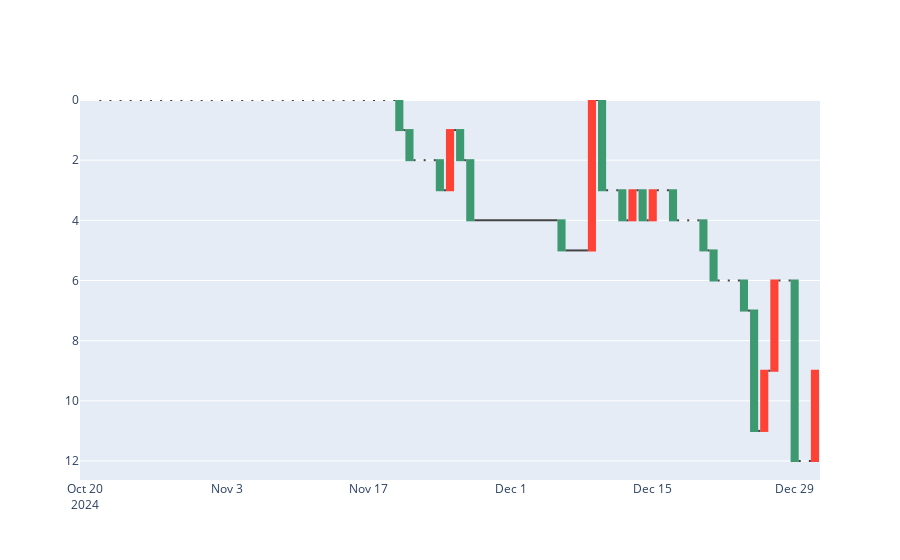

The notebook cell saved with this chart:
### Code cell
import plotly.graph_objects as go

fig = go.Figure(go.Waterfall(
    x = (df_spotify.filter(pl.col('country')=='KR',
                  pl.col('name') =='APT.').select(pl.col('snapshot_date')).to_series()),
    textposition = "outside",
    y = (df_spotify.filter(pl.col('country')=='KR',
                  pl.col('name') =='APT.').select(pl.col('daily_rank').diff().alias('daily_movement')).to_series()),
))
fig.update_yaxes(autorange="reversed")
fig.show()

### Figure 1 — Plotly figure (JSON) as saved in the notebook; plotly's stock layout.template omitted (floating-point values rounded to 4 significant figures)
{"data": [{"textposition": "outside", "type": "waterfall", "x": ["2024-10-20", "2024-10-21", "2024-10-22", "2024-10-23", "2024-10-24", "2024-10-25", "2024-10-26", "2024-10-27", "2024-10-28", "2024-10-29", "2024-10-30", "2024-10-31", "2024-11-01", "2024-11-02", "2024-11-03", "2024-11-04", "2024-11-05", "2024-11-06", "2024-11-07", "2024-11-08", "2024-11-09", "2024-11-10", "2024-11-11", "2024-11-12", "2024-11-13", "2024-11-14", "2024-11-15", "2024-11-16", "2024-11-17", "2024-11-18", "2024-11-19", "2024-11-20", "2024-11-21", "2024-11-22", "2024-11-23", "2024-11-24", "2024-11-25", "2024-11-26", "2024-11-27", "2024-12-06", "2024-12-09", "2024-12-10", "2024-12-11", "2024-12-12", "2024-12-13", "2024-12-14", "2024-12-15", "2024-12-16", "2024-12-17", "2024-12-18", "2024-12-19", "2024-12-20", "2024-12-21", "2024-12-22", "2024-12-23", "2024-12-24", "2024-12-25", "2024-12-26", "2024-12-27", "2024-12-28", "2024-12-29", "2024-12-30", "2024-12-31"], "y": [null, 0, 0, 0, 0, 0, 0, 0, 0, 0, 0, 0, 0, 0, 0, 0, 0, 0, 0, 0, 0, 0, 0, 0, 0, 0, 0, 0, 0, 0, 0, 1, 1, 0, 0, 1, -2, 1, 2, 1, -5, 3, 0, 1, -1, 1, -1, 0, 1, 0, 0, 1, 1, 0, 0, 1, 4, -2, -3, 0, 6, 0, -3]}], "layout": {"autosize": true, "xaxis": {"autorange": true, "range": ["2024-10-19 12:00", "2024-12-31 12:00"], "type": "date"}, "yaxis": {"autorange": true, "range": [12.63, 0], "type": "linear"}}}
